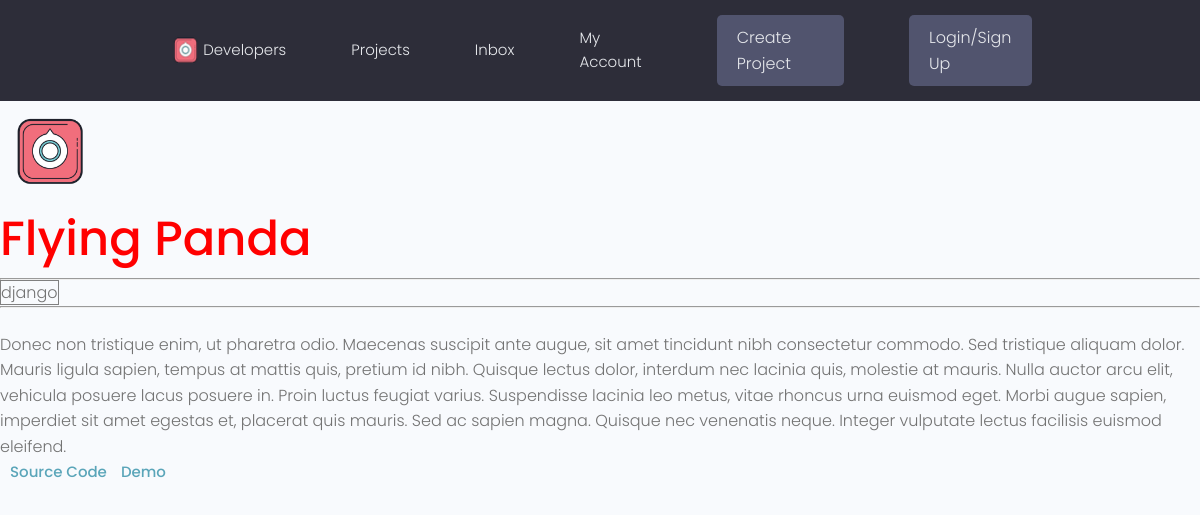
The page /project/00a1b650-a2ae-470a-811c-ab44f71dd0e2/ on the database as committed earlier.
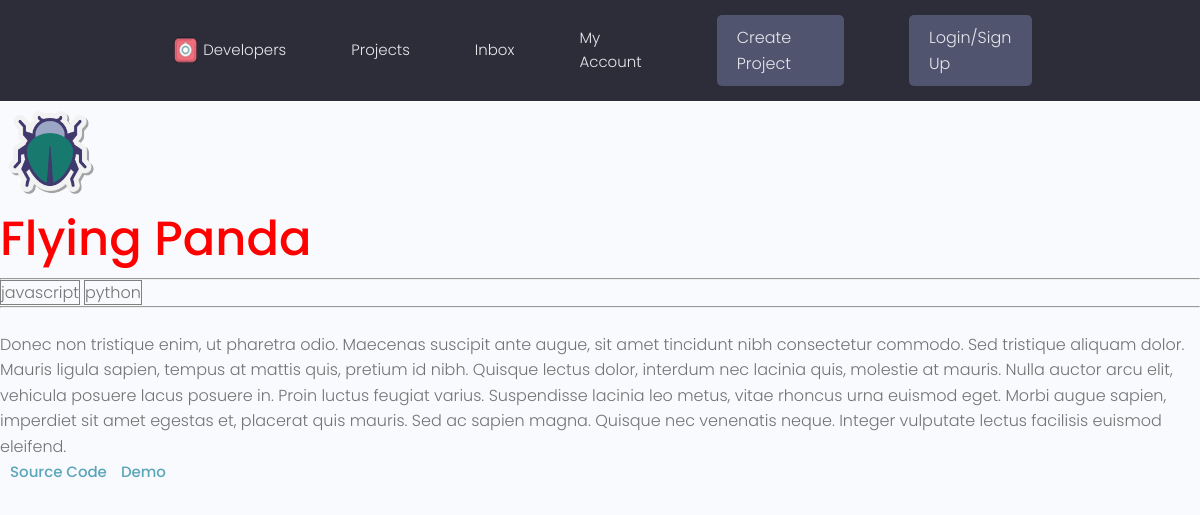
The same page on the database as committed later.
### search/models.py (models this page shows, shortened)
class Project(models.Model):
    owner = models.ForeignKey(Profile, null=True, blank=True, on_delete=models.SET_NULL)
    title = models.CharField(max_length=200)
    description = models.TextField(null=True, blank=True)
    featured_image = models.ImageField(null=True,blank=True, default="tiny-desicion-logo.png")
    demo_link = models.CharField(max_length=2000, blank=True)
    source_link = models.CharField(max_length=200, null=True, blank=True)
    tag = models.ManyToManyField('Tag', blank=True)
    vote_total = models.IntegerField(default=0, null=True, blank=True)
    vote_ratio = models.IntegerField(default=0, null=True, blank=True)
    created = models.DateTimeField(auto_now_add=True)
    id = models.UUIDField(default=uuid.uuid4, unique=True, primary_key=True, editable=False)

class Tag(models.Model):
    name = models.CharField(max_length=200)
    created = models.DateTimeField(auto_now_add=True)
    id = models.UUIDField(default=uuid.uuid4, unique=True, primary_key=True, editable=False)
    def __str__(self):
        return self.name

### search/views.py (the view)
# urls.py: path('project/<str:pk>/', views.project, name="project"),
def project(request, pk):
    projectObj = Project.objects.get(id=pk)
    return render(request, 'content/single.html', {'project': projectObj})

### templates/content/single.html (shortened to what this page needs)
{% extends 'base/base.html' %}
{% block content %}
<img src="{{ project.featured_image.url}}" style="width:100px;height:100px;">
<h1>{{ project.title }}</h1>
    <hr>
    {% for tag in project.tag.all %}
        <span style="border:1px solid grey">{{ tag }}</span>
    {% endfor %}
    <hr>
    <br>
    <p>{{ project.description }}</p>
    {% if project.source_link %}
    <a class="singleProject__liveLink" href="#" target="_blank">Source Code</a>
    {% endif %}
      {% if project.demo_link %}
    <a class="singleProject__liveLink" href="#" target="_blank">Demo</a>
    {% endif %}
{% endblock content %}

Rows that differ between the two databases and show on the page:
no longer on this page (row unchanged): Tag: name "django"
changed Project "Flying Panda": featured_image: a different picture
now on this page (row unchanged): Tag: name "javascript"
now on this page (row unchanged): Tag: name "python"
